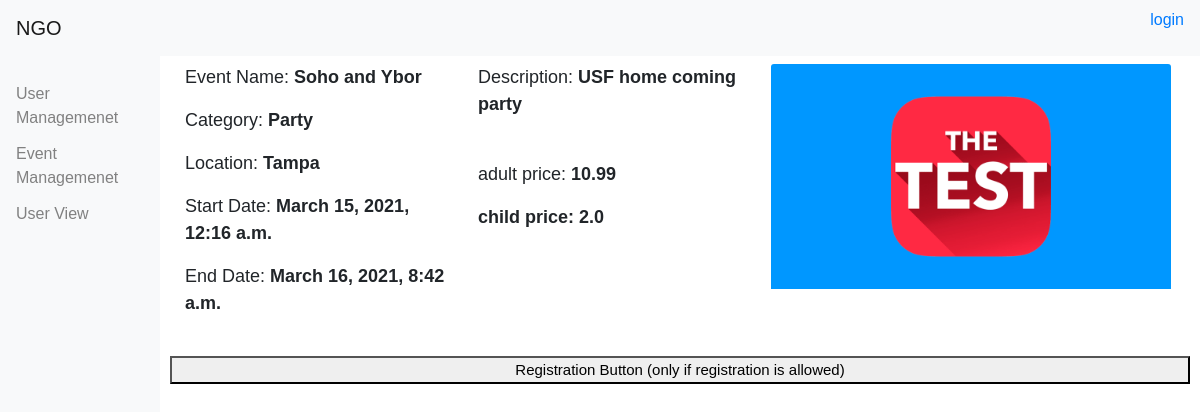
The app's page /events/2/ with its own data.
### event/models.py (models this page shows, shortened)
class Event(models.Model):
    Category = models.ForeignKey(Category, null=True, related_name='categories', on_delete=models.CASCADE)
    title = models.CharField(max_length=30)
    description = models.CharField(max_length=200)
    start_date = models.DateTimeField(default=timezone.now)
    end_date = models.DateTimeField(blank=True, null=True)
    start_time = models.TimeField(default=timezone.now)
    end_time = models.TimeField(blank=True, null=True)
    location = models.CharField(max_length=30)
    image = models.ImageField(upload_to='event', blank=True)
    adult_price = models.FloatField(default=0.0)
    child_price = models.FloatField(default=0.0)
    Allow_Registration = models.BooleanField()

class Category(models.Model):
    category_type = models.CharField(max_length=100)
    def __str__(self):
        return self.category_type

### event/views.py (the view)
# urls.py: path('<int:pk>/', views.EventDetail.as_view(), name='event_detail'),
class EventDetail(DetailView):
    model = Event
    template_name = 'event/event_detail.html'
    context_object_name = 'event'

### event/templates/event/event_detail.html (shortened to what this page needs)
{% extends '../base.html' %}
{% load static %}
{% block content %}
<div class="container">
  <div class="row">
    <div class="col-sm" style='font-size:18px'>
    <p> Event Name: <b>{{event.title}}</b></p>
     <p>Category: <b>{{event.Category}}</b></p>
     <p>Location: <b>{{event.location}}</b></p>
     <p>Start Date: <b>{{event.start_date}} </b></p>
     <p>End Date: <b>{{event.end_date}}</b> </p>
    </div>
    <div class="col-sm" style='font-size:18px'>
          <p>Description: <b> {{event.description}} </b></p>
          <br/>
          <p>adult price:<b> {{event.adult_price}} <b></p>
          <p>child price: <b>{{event.child_price}} <b></p>
    </div>
    <div class="col-sm">
        <img class="card-img-top" src="{{event.image.url}}"  style='width:400px' alt="">
    </div>
  </div>
<br/>
  <div class ='row'>
     <form method="post" action="{% url 'registration:registration_create' event.id %}" enctype="multipart/form-data" style="width:100%">
        <button type="submit" value="Save" class='block' style="width:100%">Registration Button (only if registration is allowed)</button>
    </form>
  </div>
</div>
{% endblock %}

### user/static/css/base.css (style rules this page uses)
body { margin:120; padding:0; font-family:helvetica, sans-serif; }

### records on screen
Event: title "Soho and Ybor", Category "Party", location "Tampa", start_date "March 15, 2021, 12:16 a.m.", end_date "March 16, 2021, 8:42 a.m.", description "USF home coming party", adult_price "10.99", child_price "2.0", image (picture)
